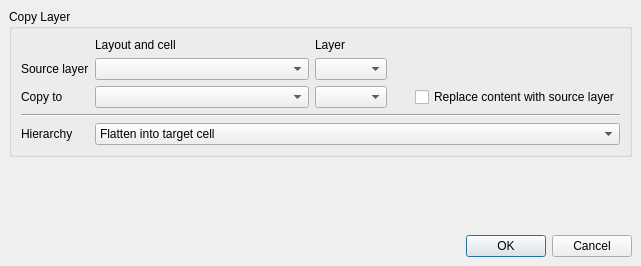
<?xml version="1.0" encoding="UTF-8"?>
<ui version="4.0">
 <class>DuplicateLayerDialog</class>
 <widget class="QDialog" name="DuplicateLayerDialog">
  <property name="geometry">
   <rect>
    <x>0</x>
    <y>0</y>
    <width>641</width>
    <height>266</height>
   </rect>
  </property>
  <property name="windowTitle">
   <string>Copy Layer</string>
  </property>
  <layout class="QVBoxLayout">
   <property name="spacing">
    <number>6</number>
   </property>
   <property name="margin" stdset="0">
    <number>9</number>
   </property>
   <item>
    <widget class="QGroupBox" name="groupBox">
     <property name="title">
      <string>Copy Layer</string>
     </property>
     <layout class="QGridLayout">
      <property name="margin" stdset="0">
       <number>9</number>
      </property>
      <property name="spacing">
       <number>6</number>
      </property>
      <item row="3" column="0" colspan="6">
       <widget class="Line" name="line_2">
        <property name="orientation">
         <enum>Qt::Horizontal</enum>
        </property>
       </widget>
      </item>
      <item row="2" column="2">
       <widget class="lay::CellViewSelectionComboBox" name="cvr_cbx">
        <property name="sizePolicy">
         <sizepolicy hsizetype="Preferred" vsizetype="Fixed">
          <horstretch>1</horstretch>
          <verstretch>0</verstretch>
         </sizepolicy>
        </property>
       </widget>
      </item>
      <item row="1" column="2">
       <widget class="lay::CellViewSelectionComboBox" name="cv_cbx">
        <property name="sizePolicy">
         <sizepolicy hsizetype="Preferred" vsizetype="Fixed">
          <horstretch>1</horstretch>
          <verstretch>0</verstretch>
         </sizepolicy>
        </property>
       </widget>
      </item>
      <item row="2" column="0" colspan="2">
       <widget class="QLabel" name="label_3">
        <property name="text">
         <string>Copy to</string>
        </property>
       </widget>
      </item>
      <item row="1" column="0" colspan="2">
       <widget class="QLabel" name="label">
        <property name="text">
         <string>Source layer</string>
        </property>
       </widget>
      </item>
      <item row="0" column="3">
       <widget class="QLabel" name="label_6">
        <property name="text">
         <string>Layer</string>
        </property>
       </widget>
      </item>
      <item row="1" column="4" colspan="2">
       <spacer>
        <property name="orientation">
         <enum>Qt::Horizontal</enum>
        </property>
        <property name="sizeHint" stdset="0">
         <size>
          <width>40</width>
          <height>20</height>
         </size>
        </property>
       </spacer>
      </item>
      <item row="1" column="3">
       <widget class="lay::LayerSelectionComboBox" name="layer_cbx">
        <property name="sizeAdjustPolicy">
         <enum>QComboBox::AdjustToContents</enum>
        </property>
       </widget>
      </item>
      <item row="2" column="3">
       <widget class="lay::LayerSelectionComboBox" name="layerr_cbx">
        <property name="sizeAdjustPolicy">
         <enum>QComboBox::AdjustToContents</enum>
        </property>
       </widget>
      </item>
      <item row="0" column="2">
       <widget class="QLabel" name="label_5">
        <property name="text">
         <string>Layout and cell</string>
        </property>
       </widget>
      </item>
      <item row="2" column="5">
       <widget class="QCheckBox" name="clear_cb">
        <property name="text">
         <string>Replace content with source layer</string>
        </property>
       </widget>
      </item>
      <item row="2" column="4">
       <spacer>
        <property name="orientation">
         <enum>Qt::Horizontal</enum>
        </property>
        <property name="sizeType">
         <enum>QSizePolicy::Fixed</enum>
        </property>
        <property name="sizeHint" stdset="0">
         <size>
          <width>16</width>
          <height>20</height>
         </size>
        </property>
       </spacer>
      </item>
      <item row="4" column="2" colspan="4">
       <widget class="QComboBox" name="hier_mode_cbx">
        <item>
         <property name="text">
          <string>Flatten into target cell</string>
         </property>
        </item>
        <item>
         <property name="text">
          <string>Top cell only</string>
         </property>
        </item>
        <item>
         <property name="text">
          <string>Cell by cell below the current cell</string>
         </property>
        </item>
       </widget>
      </item>
      <item row="4" column="0" colspan="2">
       <widget class="QLabel" name="label_7">
        <property name="text">
         <string>Hierarchy</string>
        </property>
       </widget>
      </item>
     </layout>
    </widget>
   </item>
   <item>
    <spacer>
     <property name="orientation">
      <enum>Qt::Vertical</enum>
     </property>
     <property name="sizeHint" stdset="0">
      <size>
       <width>623</width>
       <height>51</height>
      </size>
     </property>
    </spacer>
   </item>
   <item>
    <widget class="QDialogButtonBox" name="buttonBox">
     <property name="orientation">
      <enum>Qt::Horizontal</enum>
     </property>
     <property name="standardButtons">
      <set>QDialogButtonBox::Cancel|QDialogButtonBox::Ok</set>
     </property>
    </widget>
   </item>
  </layout>
 </widget>
 <customwidgets>
  <customwidget>
   <class>lay::LayerSelectionComboBox</class>
   <extends>QComboBox</extends>
   <header>layWidgets.h</header>
  </customwidget>
  <customwidget>
   <class>lay::CellViewSelectionComboBox</class>
   <extends>QComboBox</extends>
   <header>layWidgets.h</header>
  </customwidget>
 </customwidgets>
 <resources/>
 <connections>
  <connection>
   <sender>buttonBox</sender>
   <signal>accepted()</signal>
   <receiver>DuplicateLayerDialog</receiver>
   <slot>accept()</slot>
   <hints>
    <hint type="sourcelabel">
     <x>248</x>
     <y>254</y>
    </hint>
    <hint type="destinationlabel">
     <x>157</x>
     <y>274</y>
    </hint>
   </hints>
  </connection>
  <connection>
   <sender>buttonBox</sender>
   <signal>rejected()</signal>
   <receiver>DuplicateLayerDialog</receiver>
   <slot>reject()</slot>
   <hints>
    <hint type="sourcelabel">
     <x>316</x>
     <y>260</y>
    </hint>
    <hint type="destinationlabel">
     <x>286</x>
     <y>274</y>
    </hint>
   </hints>
  </connection>
 </connections>
</ui>
